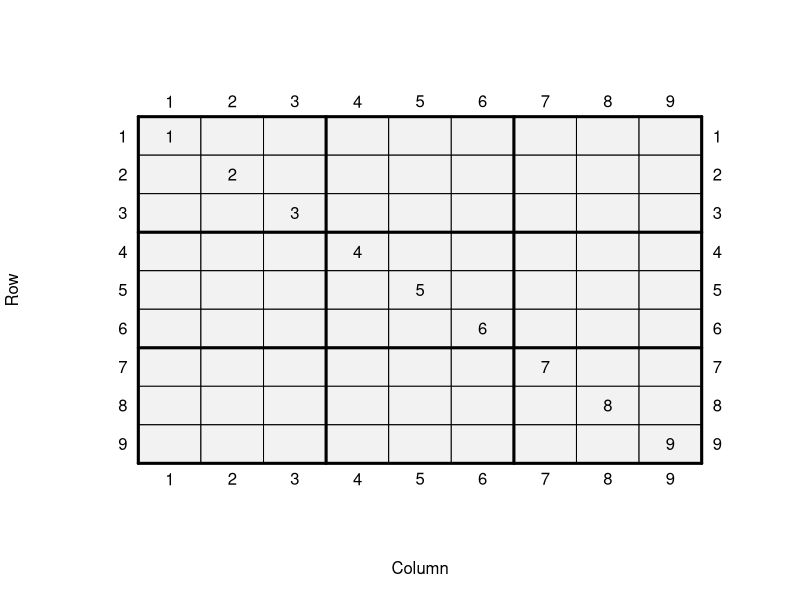

This chart was generated by the following R code:
plotSudoku_2 <- function(M) {
  
  plot(0:10, 0:10, type="n", axes=FALSE, xlab="Column", ylab="Row")
  for (row in 1:9) for (col in 1:9) {
    backcol = grey(.95)
    number = M[row, col]
    polygon(c(col-.5, col-.5, col+.5, col+.5), 
            c((10-row)-.5, (10-row)+.5, (10-row)+.5, (10-row)-.5), col=backcol)
    if (number > 0) text(col, 10-row, number, offset=0)
  }
  
  for (i in 1:9) {
    text(.25, 10-i, i, offset=0)    
    text(9.75, 10-i, i, offset=0)
    text(i, .1, i, offset=0)        
    text(i, 9.9, i, offset=0)
  }
  
  for (i in seq(.5,9.5,3)) {
    lines(c(.5, 9.5), c(i, i), lwd=3)
    lines(c(i, i), c(.5, 9.5), lwd=3)
  }
}
M = diag(1:9)
plotSudoku_2(M)  
